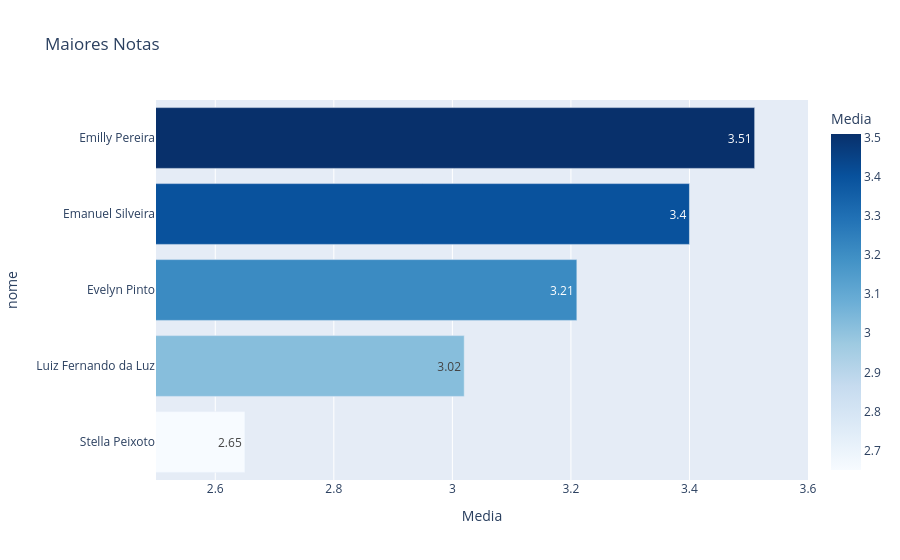

The notebook cell saved with this chart:
### Code cell
menoresNotasTabela = df.nsmallest(5, 'Media').sort_values(by='Media')

fig = px.bar(menoresNotasTabela, x='Media', y='nome', title="Maiores Notas", orientation='h', text='Media',
             color='Media', color_continuous_scale='Blues') 

fig.update_xaxes(range=[2.5, 3.6]) #tambem para melhor ver as diferenças
fig.show()

### Figure 1 — Plotly figure (JSON) as saved in the notebook; plotly's stock layout.template omitted (floating-point values rounded to 4 significant figures)
{"data": [{"alignmentgroup": "True", "hovertemplate": "Media=%{marker.color}<br>nome=%{y}<extra></extra>", "legendgroup": "", "marker": {"color": [2.65, 3.02, 3.21, 3.4, 3.51], "coloraxis": "coloraxis", "pattern": {"shape": ""}}, "name": "", "offsetgroup": "", "orientation": "h", "showlegend": false, "text": [2.65, 3.02, 3.21, 3.4, 3.51], "textposition": "auto", "type": "bar", "x": [2.65, 3.02, 3.21, 3.4, 3.51], "xaxis": "x", "y": ["Stella Peixoto", "Luiz Fernando da Luz", "Evelyn Pinto", "Emanuel Silveira", "Emilly Pereira"], "yaxis": "y"}], "layout": {"barmode": "relative", "coloraxis": {"colorbar": {"title": {"text": "Media"}}, "colorscale": [[0, "rgb(247,251,255)"], [0.125, "rgb(222,235,247)"], [0.25, "rgb(198,219,239)"], [0.375, "rgb(158,202,225)"], [0.5, "rgb(107,174,214)"], [0.625, "rgb(66,146,198)"], [0.75, "rgb(33,113,181)"], [0.875, "rgb(8,81,156)"], [1, "rgb(8,48,107)"]]}, "legend": {"tracegroupgap": 0}, "title": {"text": "Maiores Notas"}, "xaxis": {"anchor": "y", "domain": [0, 1], "range": [2.5, 3.6], "title": {"text": "Media"}}, "yaxis": {"anchor": "x", "domain": [0, 1], "title": {"text": "nome"}}}}
